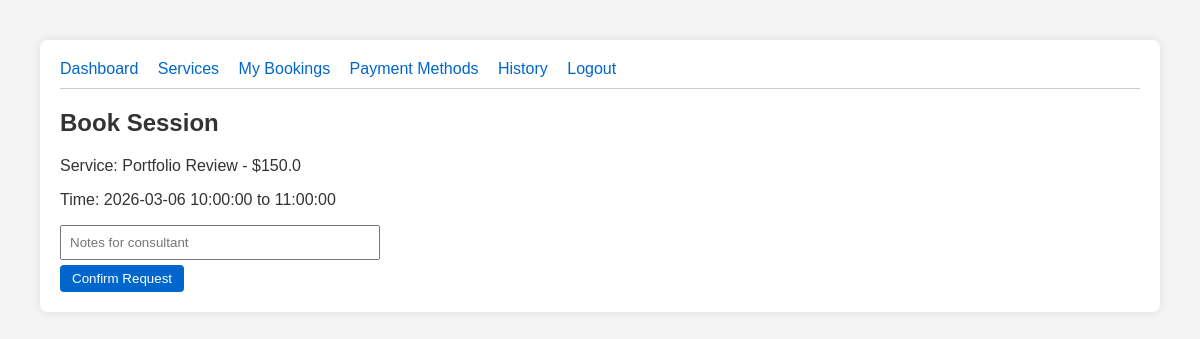
Page /client/book/1 (signed in) on the earlier database version.
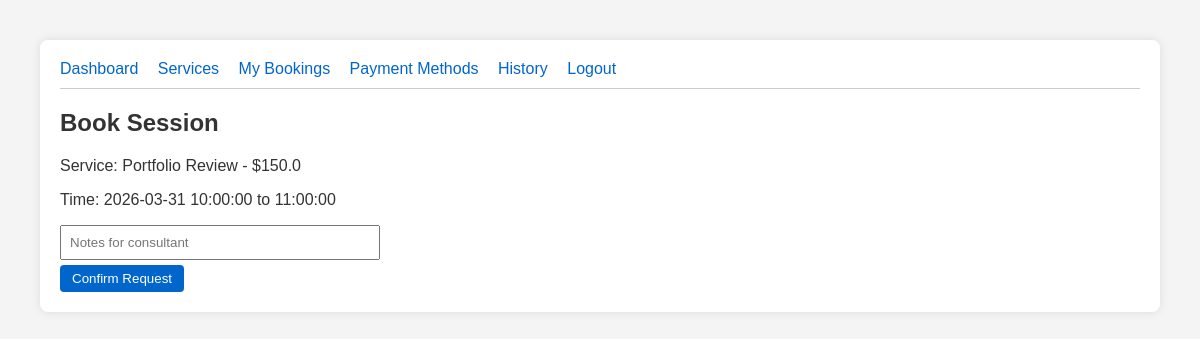
Same page on the later database version.
### Backend/models.py (models this page shows)
class Availability(db.Model):
    id = db.Column(db.Integer, primary_key=True)
    consultant_id = db.Column(db.Integer, db.ForeignKey('user.id'), nullable=False)
    date = db.Column(db.Date, nullable=False)
    start_time = db.Column(db.Time, nullable=False)
    end_time = db.Column(db.Time, nullable=False)
    is_booked = db.Column(db.Boolean, default=False)

### Backend/routes/client.py (the view)
    def wrap(*args, **kwargs):
        if 'user_id' not in session or session.get('role') != 'client':
            return redirect(url_for('auth.login'))
        return f(*args, **kwargs)

### Backend/routes/client.py (called while the page is built, shortened)
def client_required(f):
    def wrap(*args, **kwargs):
        if 'user_id' not in session or session.get('role') != 'client':
            return redirect(url_for('auth.login'))
        return f(*args, **kwargs)
    wrap.__name__ = f.__name__
    return wrap

@client_bp.route('/book/<int:availability_id>', methods=['GET', 'POST'])
@client_required
def book(availability_id):
    avail = Availability.query.get_or_404(availability_id)
    service = Service.query.filter_by(consultant_id=avail.consultant_id).first()
    return render_template('client/book.html', avail=avail, service=service)

### Frontend/templates/client/book.html
{% extends 'base.html' %}
{% block content %}
<h2>Book Session</h2>
<p>Service: {{ service.name }} - ${{ service.base_price }}</p>
<p>Time: {{ avail.date }} {{ avail.start_time }} to {{ avail.end_time }}</p>
<form method="POST">
    <input type="text" name="notes" placeholder="Notes for consultant">
    <button type="submit">Confirm Request</button>
</form>
{% endblock %}

Differences in the rows shown:
changed Availability: date "2026-03-06" → "2026-03-31"
